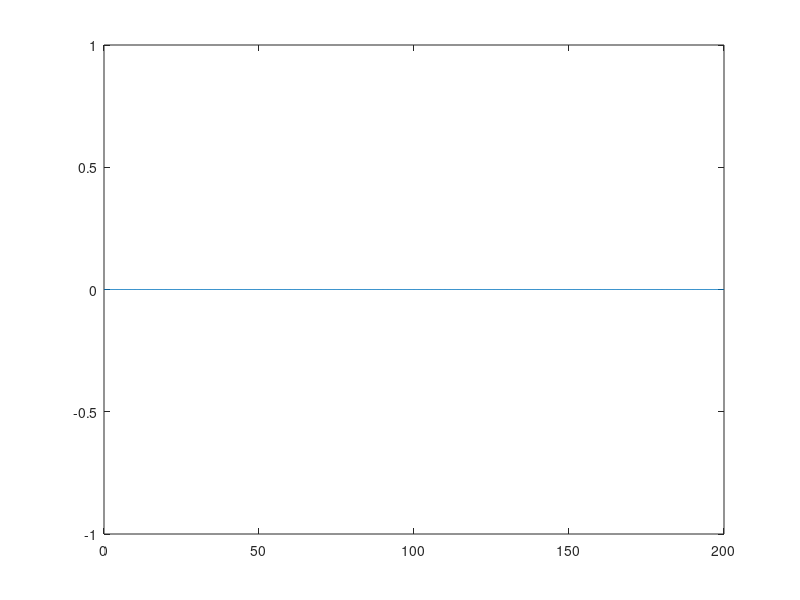

MATLAB code to generate this figure: (Note: this script raises an error after producing the figure.)
% This code implements a 1-D scalar wave equation following the
% finite-difference time domain (FDTD) method of Taflove and Hagness
% Only finding Electric Field!

clear;      %clear workspace
clc;        %clear console
close all;

%To-Do: Improve accuracy and values used in simulation
% Physical constants and user-defined values
mu_0 = pi*4e-7; %permeability of free space in H/m
eps_0 = 8.854e-12; %permittivity of free space in F/m
eps_r = 10; %relative permittivity of the material
c = 1/sqrt(mu_0*eps_0); %speed of light in free space in m/s
f = 20e6; %frequency of the input wave in Hz (20 MHz)
lambda = c/f; %free space wavelength in m

% Set up the space and time dimensions
dx = 0.2; 
%user-defined spatial step in m 
% (make smaller as it will force wave to propagate further)

x = 0:dx:(dx*1000); 
xmax = 1000*dx;
%all values of distance (x) in the simulation space
%max value of distance (x) in the simulation space defined as dx*10000


S = 0.99; %user-defined Courant stability factor (Can't be 1! Can be less.)
dt = S*dx/c; %time step in seconds
fs = 1/dt;
t=0; %start time in seconds
tmax = dt*(length(x)-1); %time it takes for all points to compute spatially
n = tmax/dt; %find number of timesteps


% Put dielectric material into the simulation space
eps = ones(length(x),1).*eps_0; %initialize permittivity everywhere
s1 = 500; %location index of the material boundary
eps(s1:s1+15) = eps(s1:s1+15)*eps_r;%add dielectric material past boundary


% Initialize electric field
E = zeros(length(x),3); %E=0 everywhere and for all previous time

% Set locations for the virtual electric field probe
x1 = s1+4; %index of field probe E1 (material)
t1 = 6*(1/f); 
iteration = 1;
amp_meas = 0; %variable for E0 amp measured
%time of the snapshot in seconds (time for full-wave to complete)


%create a blank figure for the FDTD animation
h=figure;


% Begin the FDTD update loop
while t<tmax %update until the max time value is reached
    %indexing is (space step, time step)
    %implement the 1-D scalar update equation
    E(2:end-1,3) = (1/(mu_0*eps(iteration)))*((dt/dx)^2)*((E(3:end,2)-2*(E(2:end-1,2))...
        +E(1:end-2,2))) + 2*E(2:end-1,2) - E(2:end-1,1);
    %E-field of the incoming wave (turns off after 5 cycles)
    if t<=5/f
        E(1,3) = sin(2*pi*f*t);
        E(end,3) = 0;
    elseif t>5/f
        E(1,3) = 0;
        E(end,3) = 0;
    end
    if (t>5/f) & (amp_meas == 0) 
        %figure;
        E0_magn = max(E(:,3)); %find initial field Amp.
        %plot(abs(fft(E)/length(E))); 
        amp_meas = 1;
        m = size(E(s1:end));
        %plot normalized fft (for input sinusoid)
    end
    %update the plot animation every 5 steps
    if mod(round(t/dt),5)==0
        figure(h)
        plot(x,E(:,3))
        xline(x(s1))
        xline(x(s1+15))
        ylim([-3 3])
        title([sprintf('t=%f',t*1e6) '\mus'])
        drawnow
    end
    %take a snapshot at the user-specified time t=t1
    if (t>t1-dt)&&(t<t1+dt)
        figure
        plot(x,E(:,3))
        xline(x(s1))
        ylim([-3 3])
        title([sprintf('t=%f',t*1e6) '\mus'])
    end
    %store values for the virtual field probes
    if (iteration > 500)
        Et(round(t/dt) + 1 - 498) = E(x1,3); %map transmitted field (reaches medium)
    end
    if (iteration > 550) & (amp_meas ~= 2) & (amp_meas ~= 3)
        Et_magn = max(Et); %find initial field Amp.
        amp_meas = 2;
    elseif (iteration > 950) & (amp_meas ~= 3)
        Er_magn = max(E(105:255,3)); %find initial field Amp.
        amp_meas = 3;
    end
        %zeroing condition to prevent superposition for 
        % reflect & initial being the transmitted value
    %move forward one time step
    t = t+dt;
    E(:,1) = E(:,2);
    E(:,2) = E(:,3);
    iteration = iteration + 1;
end

%add code here to produce figures after simulation ends
%Et = reflected+initial into medium
Tran_Coeff = (E0_magn-Er_magn)/E0_magn;
eta_0 = 120*pi;
eta_r = (Tran_Coeff / (2-Tran_Coeff)); %if negative acts capacitive

Et_filtered = abs(Et(23:end)); %filter zeros in Et matrix (pre-saved)
indices = find(Et_filtered < 0.1); %find zeros

wavelength_mat = (indices(3) - indices(1))*dx; %find material lambda

Up_mat = f*wavelength_mat; %find material propagation velocity






